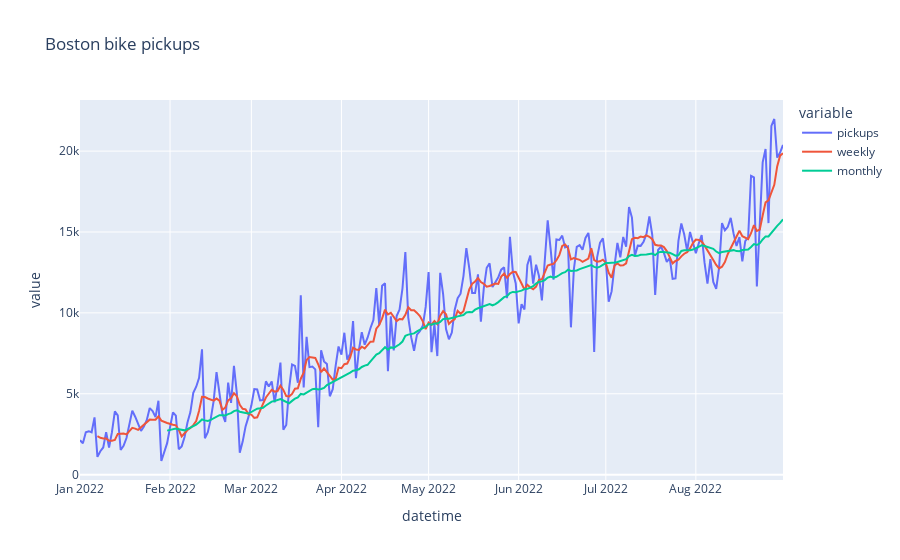

Here is the notebook cell this chart was saved with:
### Code cell
import plotly.express as px
merge['weekly'] =merge['pickups'].rolling(7).mean()
merge['monthly'] =merge['pickups'].rolling(30).mean()
fig = px.line(merge, x="datetime", y=['pickups', 'weekly', 'monthly'], title='Boston bike pickups')
fig.show()

### Figure 1 — Plotly figure (JSON) as saved in the notebook; plotly's stock layout.template omitted (floating-point values rounded to 4 significant figures; data arrays with more than 128 entries replaced by an {"elided": "..."} marker saying what was removed)
{"data": [{"hovertemplate": "variable=pickups<br>datetime=%{x}<br>value=%{y}<extra></extra>", "legendgroup": "pickups", "line": {"color": "#636efa", "dash": "solid"}, "marker": {"symbol": "circle"}, "mode": "lines", "name": "pickups", "orientation": "v", "showlegend": true, "type": "scatter", "x": {"elided": "242 str values"}, "xaxis": "x", "y": {"elided": "242 int values"}, "yaxis": "y"}, {"hovertemplate": "variable=weekly<br>datetime=%{x}<br>value=%{y}<extra></extra>", "legendgroup": "weekly", "line": {"color": "#EF553B", "dash": "solid"}, "marker": {"symbol": "circle"}, "mode": "lines", "name": "weekly", "orientation": "v", "showlegend": true, "type": "scatter", "x": {"elided": "242 str values"}, "xaxis": "x", "y": {"elided": "242 float values"}, "yaxis": "y"}, {"hovertemplate": "variable=monthly<br>datetime=%{x}<br>value=%{y}<extra></extra>", "legendgroup": "monthly", "line": {"color": "#00cc96", "dash": "solid"}, "marker": {"symbol": "circle"}, "mode": "lines", "name": "monthly", "orientation": "v", "showlegend": true, "type": "scatter", "x": {"elided": "242 str values"}, "xaxis": "x", "y": {"elided": "242 float values"}, "yaxis": "y"}], "layout": {"legend": {"title": {"text": "variable"}, "tracegroupgap": 0}, "title": {"text": "Boston bike pickups"}, "xaxis": {"anchor": "y", "domain": [0, 1], "title": {"text": "datetime"}}, "yaxis": {"anchor": "x", "domain": [0, 1], "title": {"text": "value"}}}}
